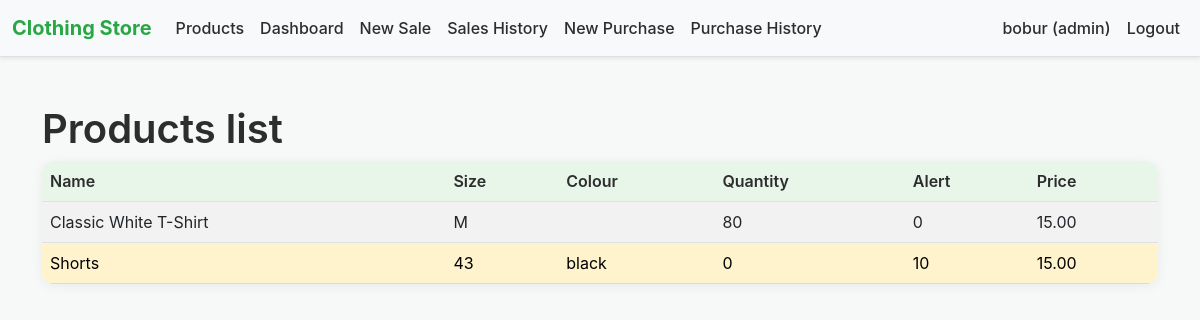
The app's page / (signed in) with its own data.
### products/models.py (models this page shows, shortened)
class Employee(models.Model):
    user = models.OneToOneField(User, on_delete=models.CASCADE)
    role = models.CharField(max_length=50, choices=(('admin','Admin'),('manager','Manager'),('cashier','Cashier')))
    phone = models.CharField(max_length=30, blank=True)

class Product(models.Model):
    name = models.CharField(max_length=255)
    pi = models.CharField("position in inventory", max_length=100, blank=True)  # PI
    alert_number = models.PositiveIntegerField(default=0)  # low stock threshold
    measurements = models.CharField(max_length=255, blank=True)
    pprice_cost = models.DecimalField(max_digits=12, decimal_places=2, default=0)
    price_sale = models.DecimalField(max_digits=12, decimal_places=2, default=0)
    size = models.CharField(max_length=50, blank=True)
    colour = models.CharField(max_length=50, blank=True)
    comment = models.TextField(blank=True)
    quantity = models.IntegerField(default=0)
    created_at = models.DateTimeField(auto_now_add=True)
    updated_at = models.DateTimeField(auto_now=True)

### products/views.py (the view)
# urls.py: path('', views.product_list, name='product_list'),
@login_required
def product_list(request):
    products = Product.objects.all()
    return render(request, 'product_list.html', {'products': products})

### products/templates/product_list.html (shortened to what this page needs)
{% extends 'base.html' %}
{% block content %}
<h1>Products list</h1>
<table class="table table-striped">
  <thead>
    <tr>
      <th>Name</th>
      <th>Size</th>
      <th>Colour</th>
      <th>Quantity</th>
      <th>Alert</th>
      <th>Price</th>
    </tr>
  </thead>
  <tbody>
    {% for p in products %}
    <tr class="{% if p.quantity <= p.alert_number %}table-warning{% endif %}">
      <td>{{ p.name }}</td>
      <td>{{ p.size }}</td>
      <td>{{ p.colour }}</td>
      <td>{{ p.quantity }}</td>
      <td>{{ p.alert_number }}</td>
      <td>{{ p.price_sale }}</td>
    </tr>
    {% empty %}
    <tr><td colspan="6">No products found.</td></tr>
    {% endfor %}
  </tbody>
</table>
{% endblock %}

### products/templates/base.html (shortened to what this page needs)
{% load static %}
<!doctype html>
<html lang="en">
<head>
  <link href="https://cdn.jsdelivr.net/npm/bootstrap@5.3.0/dist/css/bootstrap.min.css" rel="stylesheet">
  <link rel="stylesheet" href="{% static 'products/css/style.css' %}">
</head>
<body>
<nav class="navbar navbar-expand-lg navbar-light bg-light shadow-sm">
  <div class="container-fluid">
    <a class="navbar-brand fw-bold" href="{% url 'products:product_list' %}">Clothing Store</a>
    <div class="collapse navbar-collapse">
      <ul class="navbar-nav me-auto">
        {% if user.is_authenticated %}
        <li class="nav-item"><a class="nav-link" href="{% url 'products:product_list' %}">Products</a></li>
        {% if user.employee.role in "manager admin" %}
        <li class="nav-item"><a class="nav-link" href="{% url 'products:dashboard' %}">Dashboard</a></li>
        {% endif %}
        {% if user.employee.role in "cashier manager admin" %}
        <li class="nav-item"><a class="nav-link" href="{% url 'products:create_sale' %}">New Sale</a></li>
        <li class="nav-item"><a class="nav-link" href="{% url 'products:sales_list' %}">Sales History</a></li>
        <li class="nav-item"><a class="nav-link" href="{% url 'products:create_purchase' %}">New Purchase</a></li>
                <li class="nav-item"><a class="nav-link" href="{% url 'products:purchases_list' %}">Purchase History</a></li>
        {% endif %}
        {% endif %}
      </ul>
      <ul class="navbar-nav ms-auto">
        {% if user.is_authenticated %}
        <li class="nav-item"><span class="nav-link">{{ user.username }} ({{ user.employee.role }})</span></li>
        <li class="nav-item"><a class="nav-link" href="{% url 'logout' %}">Logout</a></li>
        {% else %}
        <li class="nav-item"><a class="nav-link" href="{% url 'login' %}">Login</a></li>
        {% endif %}
      </ul>
    </div>
  </div>
</nav>
<div class="container py-5">
  {% block content %}{% endblock %}
</div>
</body>
</html>

### products/static/products/css/style.css (style rules this page uses)
body { background-color: #f7f9f9; font-family: -apple-system, BlinkMacSystemFont, "Segoe UI", Roboto, "Helvetica Neue", Arial, sans-serif; }
.navbar { border-bottom: 1px solid #e0e0e0; background-color: #ffffff; }
.nav-link { color: #2d2d2d !important; font-weight: 500; }
.navbar-brand { color: #28a745 !important; font-weight: 700; }
.table { background: #ffffff; border-radius: 12px; overflow: hidden; box-shadow: 0 2px 12px rgba(0,0,0,0.06); }
.table th { background-color: #e8f5e9; color: #2d2d2d; font-weight: 600; }
.table td { vertical-align: middle; }
h1, h2, h3, h4 { font-weight: 600; color: #2d2d2d; }

### records on screen
Product: name "Classic White T-Shirt", size "M", quantity "80", alert_number "0", price_sale "15.00"
Product: name "Shorts", size "43", colour "black", quantity "0", alert_number "10", price_sale "15.00"

### other values on screen
{{ user.username }} "bobur"
{{ user.employee.role }} "admin"
